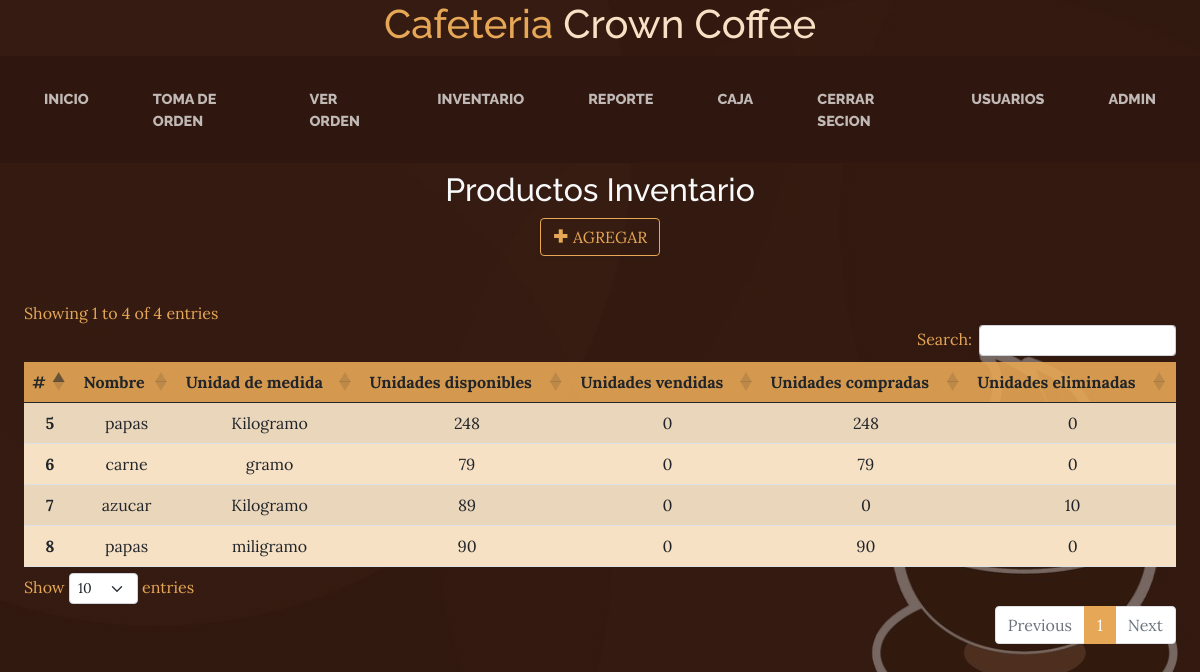
The page /reportes-prod.php (signed in) on the database its author committed.
### tables this page shows
CREATE TABLE `producto_inventario` (
  `id_producto_inv` int(11) NOT NULL,
  `nombre_prod_inv` varchar(255) NOT NULL,
  `costo_prod_inv` int(11) NOT NULL,
  `precio_prod_inv` int(11) NOT NULL,
  `u_medida_prod_inv` int(11) NOT NULL,
  `u_disp_prod_inv` int(11) DEFAULT 0,
  `u_vend_prod_inv` int(11) DEFAULT 0,
  `u_comp_prod_inv` int(11) DEFAULT 0,
  `u_elim_prod_inv` int(11) DEFAULT 0,
  `descrip_prod_inv` varchar(255) DEFAULT NULL
);

CREATE TABLE `unidad_medida` (
  `id_uni_m` int(11) NOT NULL,
  `nombre_uni` varchar(100) NOT NULL,
  `simbolo_uni` varchar(50) NOT NULL,
  `valor_uni` int(50) NOT NULL,
  `simbolo_valor_uni` varchar(50) NOT NULL,
  `tipo_uni` varchar(100) NOT NULL
);

### reportes-prod.php (the view, shortened to what this page needs)
<?php
    include("db.php");
?>
<?php include("includes/header.php"); ?>
<?php include("includes/nav.php"); ?>
    <div class="container-fluid px-4 py-2 text-center">
        <h2 class="text-light">Productos Inventario</h2>
        <button type="button" class="btn btn-outline-primary btn-md" data-bs-toggle="modal" data-bs-target="#modal_agregar"> <i class='bx bx-plus-medical'></i> AGREGAR </button>
    </div>
    <div class="container-fluid p-4 table-responsive-lg text-primary">
        <table class="table table-striped text-center align-middle" id="datatable">
            <thead class="cta">
                <tr>
                    <th scope="col">#</th>
                    <th scope="col">Nombre</th>
                    <th scope="col">Unidad de medida</th>
                    <th scope="col">Unidades disponibles</th>
                    <th scope="col">Unidades vendidas</th>
                    <th scope="col">Unidades compradas</th>
                    <th scope="col">Unidades eliminadas</th>
                </tr>
            </thead>
            <tbody class="bg-faded">
                <?php
                    $categoria = "SELECT * FROM producto_inventario";
                    $resultado = mysqli_query($conexion, $categoria);
                    while($row=mysqli_fetch_assoc($resultado)){
                ?>
                <tr class="">
                    <th scope="row"><?php echo $row["id_producto_inv"] ?></th>
                    <td><?php echo $row["nombre_prod_inv"] ?></td>
                    <td>
                        <?php
                            $idd = $row["u_medida_prod_inv"];
                            $cons_uni_med_id = "SELECT * FROM unidad_medida WHERE id_uni_m = '$idd'";
                            $res_cons_uni_id =mysqli_query($conexion, $cons_uni_med_id);
                            while($row1=mysqli_fetch_array($res_cons_uni_id)){
                                $nombr_uni_sel = $row1['nombre_uni'];
                                echo $nombr_uni_sel;
                            }
                        ?>
                    </td>
                    <td><?php echo $row["u_disp_prod_inv"] ?></td>
                    <td><?php echo $row["u_vend_prod_inv"] ?></td>
                    <td><?php echo $row["u_comp_prod_inv"] ?></td>
                    <td><?php echo $row["u_elim_prod_inv"] ?></td>
                </tr>
                <?php
                    }
                ?>
            </tbody>
        </table>
    </div>
    <?php include("includes/footer.php"); ?>

### rows shown on the page
producto_inventario: id_producto_inv "5", nombre_prod_inv "papas", u_disp_prod_inv "248", u_vend_prod_inv "0", u_comp_prod_inv "248", u_elim_prod_inv "0"
unidad_medida: nombre_uni "Kilogramo"
producto_inventario: id_producto_inv "6", nombre_prod_inv "carne", u_disp_prod_inv "79", u_vend_prod_inv "0", u_comp_prod_inv "79", u_elim_prod_inv "0"
unidad_medida: nombre_uni "gramo"
producto_inventario: id_producto_inv "7", nombre_prod_inv "azucar", u_disp_prod_inv "89", u_vend_prod_inv "0", u_comp_prod_inv "0", u_elim_prod_inv "10"
producto_inventario: id_producto_inv "8", nombre_prod_inv "papas", u_disp_prod_inv "90", u_vend_prod_inv "0", u_comp_prod_inv "90", u_elim_prod_inv "0"
unidad_medida: nombre_uni "miligramo"

### other values the page prints
$_SESSION['usuario'] "ADMIN"
